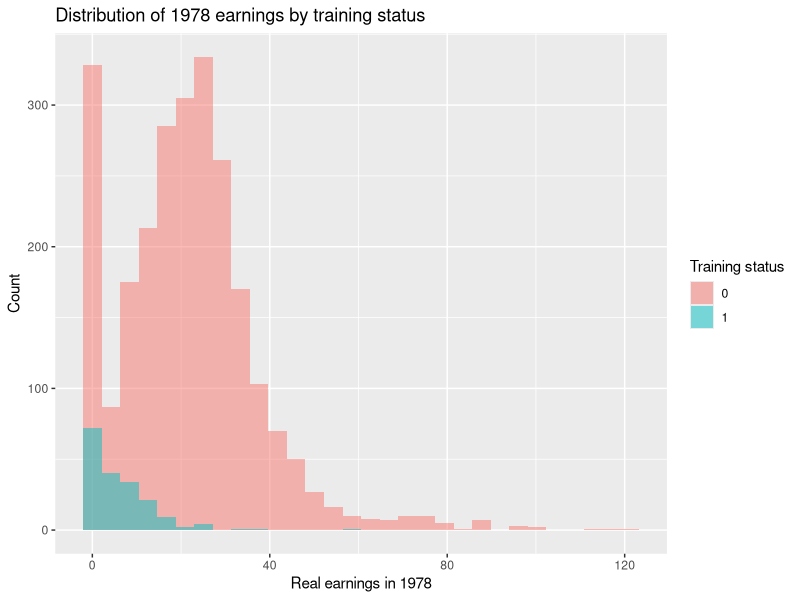
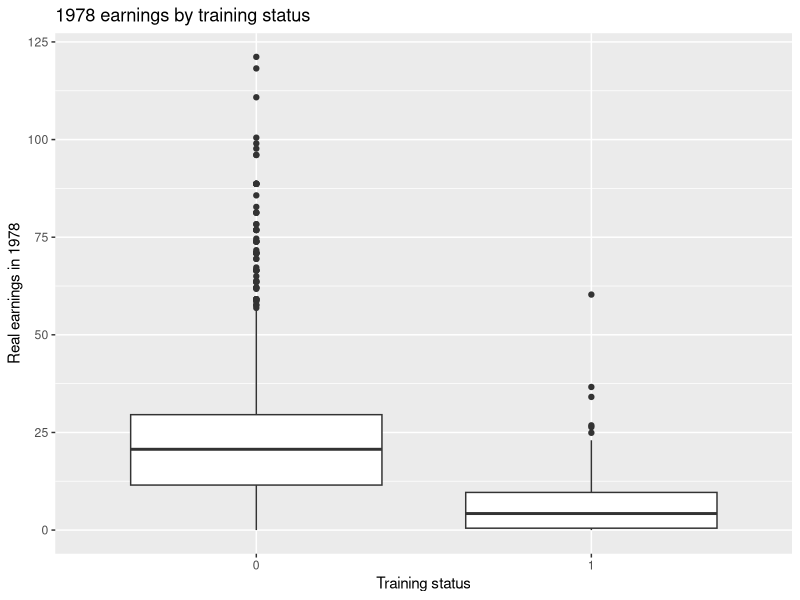
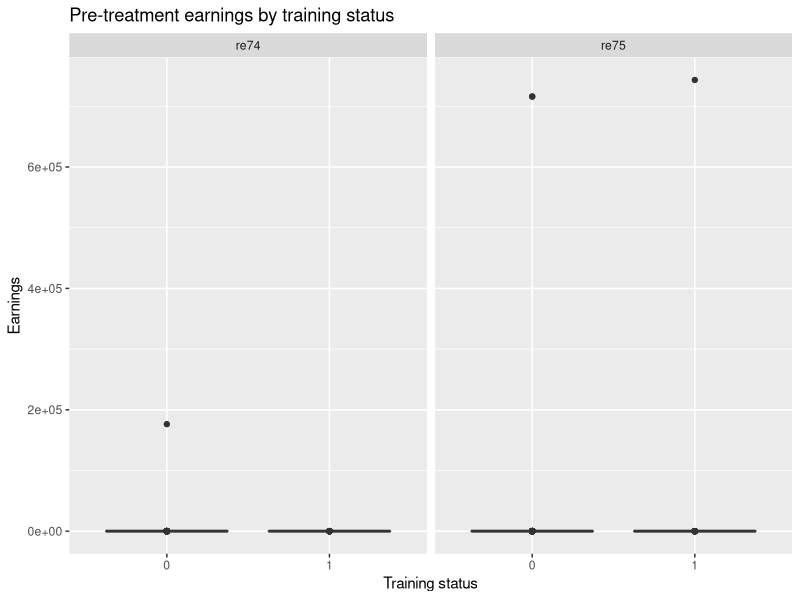

These figures' R source, in order:
## ---- chunk 1
library(readxl)
library(dplyr)
library(ggplot2)
library(tidyr)
## ---- chunk 2
data <- read_excel("../data/jtrain3.xlsx") %>%
  mutate(
    re78 = as.numeric(re78),
    re75 = as.numeric(re75),
    re74 = as.numeric(re74),
    train = as.numeric(train),
    educ = as.numeric(educ),
    age = as.numeric(age)
  )

glimpse(data)
summary(data)
## ---- chunk 3
data %>%
  select(re78, train, re74, re75, educ, age) %>%
  summary()
## ---- chunk 4
data %>%
  select(re78, train, re74, re75, educ, age) %>%
  summarise(
    across(
      everything(),
      list(
        mean = ~ mean(.x, na.rm = TRUE),
        sd = ~ sd(.x, na.rm = TRUE),
        min = ~ min(.x, na.rm = TRUE),
        median = ~ median(.x, na.rm = TRUE),
        max = ~ max(.x, na.rm = TRUE)
      )
    )
  )
## ---- chunk 5
data %>%
  group_by(train) %>%
  summarise(
    n = n(),
    mean_re78 = mean(re78, na.rm = TRUE),
    sd_re78 = sd(re78, na.rm = TRUE),
    median_re78 = median(re78, na.rm = TRUE)
  )
## ---- chunk 6
ggplot(data, aes(x = re78, fill = factor(train))) +
  geom_histogram(
    bins = 30,
    alpha = 0.5,
    position = "identity"
  ) +
  labs(
    title = "Distribution of 1978 earnings by training status",
    x = "Real earnings in 1978",
    y = "Count",
    fill = "Training status"
  )
## ---- chunk 7
ggplot(data, aes(x = factor(train), y = re78)) +
  geom_boxplot() +
  labs(
    title = "1978 earnings by training status",
    x = "Training status",
    y = "Real earnings in 1978"
  )
## ---- chunk 8
data %>%
  group_by(train) %>%
  summarise(
    n = n(),
    mean_re74 = mean(re74, na.rm = TRUE),
    mean_re75 = mean(re75, na.rm = TRUE),
    mean_educ = mean(educ, na.rm = TRUE),
    mean_age = mean(age, na.rm = TRUE),
    sd_re74 = sd(re74, na.rm = TRUE),
    sd_re75 = sd(re75, na.rm = TRUE),
    sd_educ = sd(educ, na.rm = TRUE),
    sd_age = sd(age, na.rm = TRUE)
  )
## ---- chunk 9
data_long_pre <- data %>%
  select(train, re74, re75) %>%
  pivot_longer(
    cols = c(re74, re75),
    names_to = "year",
    values_to = "earnings"
  )

ggplot(data_long_pre, aes(x = factor(train), y = earnings)) +
  geom_boxplot() +
  facet_wrap(~ year) +
  labs(
    title = "Pre-treatment earnings by training status",
    x = "Training status",
    y = "Earnings"
  )
